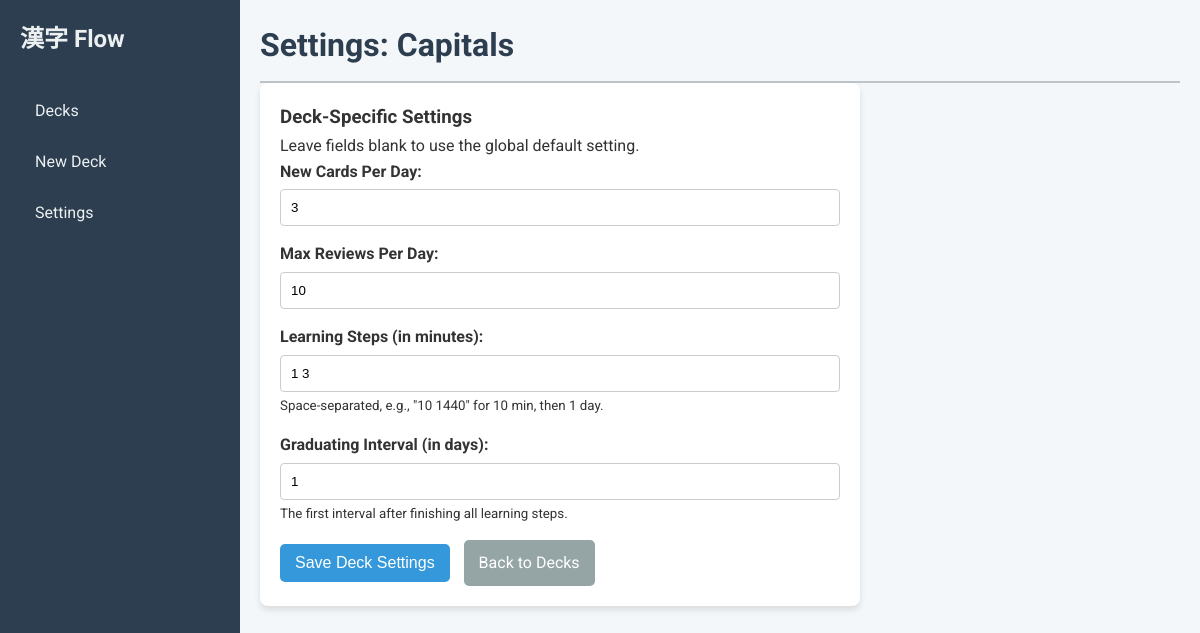
Page /settings/1 on the earlier database version.
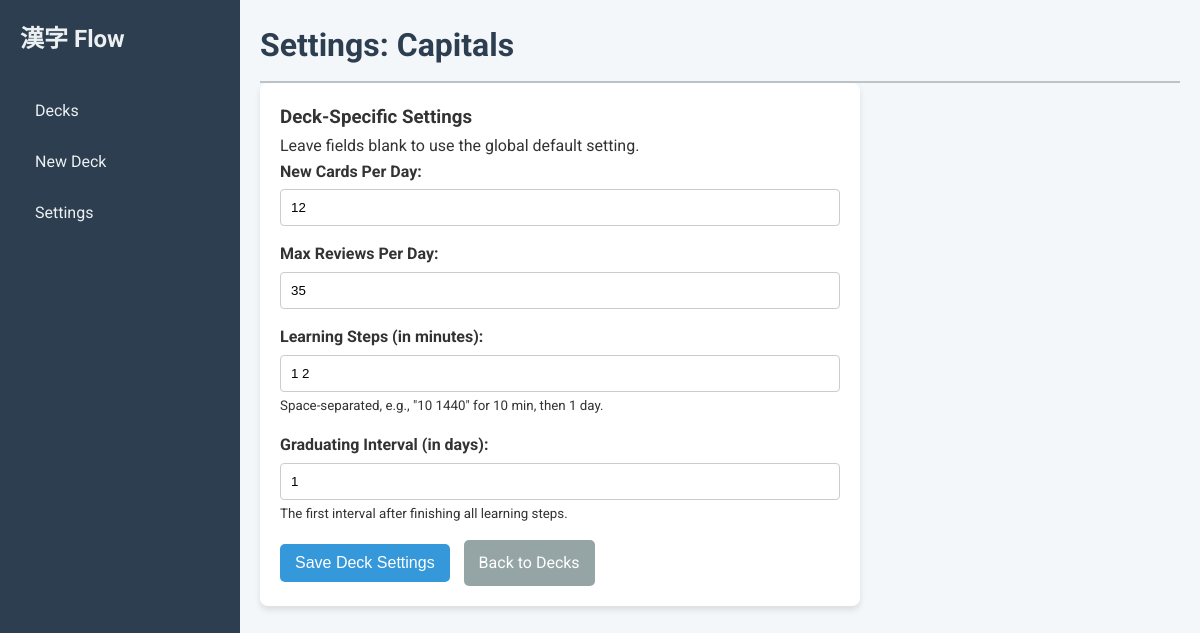
Same page on the later database version.
### tables this page shows
CREATE TABLE decks (
            id INTEGER PRIMARY KEY AUTOINCREMENT,
            name TEXT NOT NULL UNIQUE,
            card_template TEXT NOT NULL,
            card_css TEXT NOT NULL,
            new_cards_per_day INTEGER,
            max_reviews_per_day INTEGER,
            learning_steps TEXT,
            graduating_interval INTEGER
        );

### app/main.py (the view)
@app.get("/settings/{deck_id}", response_class=HTMLResponse)
async def deck_settings_page(request: Request, deck_id: int, db: sqlite3.Connection = Depends(get_database)):
    deck = crud.get_deck(db, deck_id)
    if not deck:
        return RedirectResponse(url="/decks")
    global_new = crud.get_setting(db, "new_cards_per_day") or "5"
    global_max = crud.get_setting(db, "max_reviews_per_day") or "20"
    global_learning_steps = crud.get_setting(db, "learning_steps") or "10 1440"
    global_graduating_interval = int(crud.get_setting(db, "graduating_interval") or "4")
    return templates.TemplateResponse(
        "settings_deck.html",
        {
            "request": request,
            "deck": deck,
            "global_new_cards_per_day": global_new,
            "global_max_reviews_per_day": global_max,
            "global_learning_steps": global_learning_steps,
            "global_graduating_interval": global_graduating_interval,
            "message": None
        }
    )

### templates/settings_deck.html (shortened to what this page needs)
{% extends "base.html" %}
{% block page_title %}Settings: {{ deck.name }}{% endblock %}
{% block content %}
    <div class="card form-card">
        <h3>Deck-Specific Settings</h3>
        <p>Leave fields blank to use the global default setting.</p>
        <form action="/settings/{{ deck.id }}" method="post">
            <div class="form-group">
                <label for="new_cards_per_day">New Cards Per Day:</label>
                <input type="number" id="new_cards_per_day" name="new_cards_per_day" value="{{ deck.new_cards_per_day or '' }}" placeholder="Global Default: {{ global_new_cards_per_day }}" min="1">
            </div>
            <div class="form-group">
                <label for="max_reviews_per_day">Max Reviews Per Day:</label>
                <input type="number" id="max_reviews_per_day" name="max_reviews_per_day" value="{{ deck.max_reviews_per_day or '' }}" placeholder="Global Default: {{ global_max_reviews_per_day }}" min="1">
            </div>
            <div class="form-group">
                <label for="learning_steps">Learning Steps (in minutes):</label>
                <input type="text" id="learning_steps" name="learning_steps" value="{{ deck.learning_steps or '' }}" placeholder="Global: {{ global_learning_steps }}">
                <small>Space-separated, e.g., "10 1440" for 10 min, then 1 day.</small>
            </div>
            <div class="form-group">
                <label for="graduating_interval">Graduating Interval (in days):</label>
                <input type="number" id="graduating_interval" name="graduating_interval" value="{{ deck.graduating_interval or '' }}" placeholder="Global: {{ global_graduating_interval }}" min="1">
                <small>The first interval after finishing all learning steps.</small>
            </div>
            <button type="submit" class="btn btn-primary">Save Deck Settings</button>
            <a href="/decks" class="btn btn-secondary">Back to Decks</a>
        </form>
    </div>
{% endblock %}

Differences in the rows shown:
changed decks "Capitals": new_cards_per_day "3" → "12"; max_reviews_per_day "10" → "35"; learning_steps "1 3" → "1 2"
